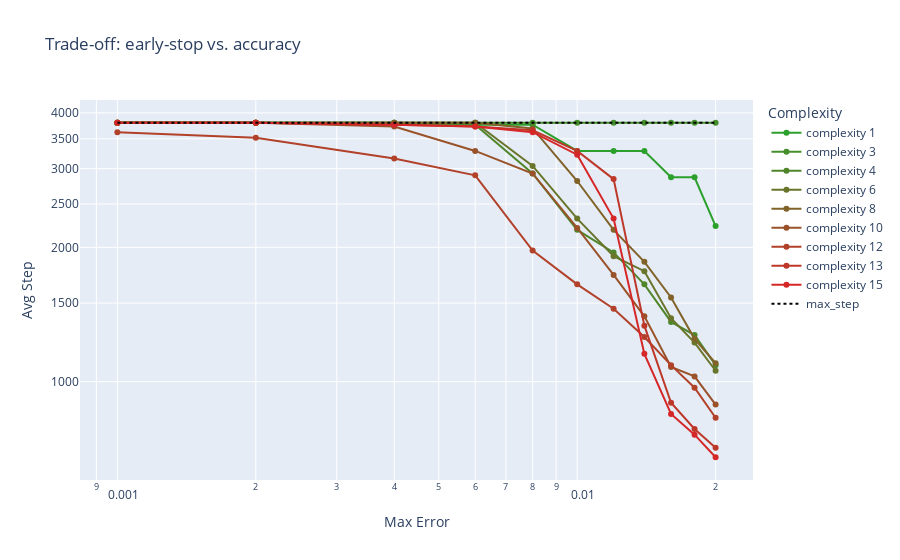

The cell this chart's notebook holds for it:
### Code cell
global_pareto = update_global_pareto_with_tradeoff_curve(global_pareto)
plot_tradeoff_curve(global_pareto)

### Figure 1 — Plotly figure (JSON) as saved in the notebook; plotly's stock layout.template omitted (floating-point values rounded to 4 significant figures)
{"data": [{"line": {"color": "#2ca02c"}, "mode": "lines+markers", "name": "complexity 1", "type": "scatter", "x": [0.001, 0.002, 0.004, 0.006, 0.008, 0.01, 0.012, 0.014, 0.016, 0.018, 0.02], "y": [3802.0, 3802.0, 3765.0, 3765.0, 3765.0, 3288.0, 3288.0, 3288.0, 2870.0, 2870.0, 2231.0]}, {"line": {"color": "#448f2b"}, "mode": "lines+markers", "name": "complexity 3", "type": "scatter", "x": [0.001, 0.002, 0.004, 0.006, 0.008, 0.01, 0.012, 0.014, 0.016, 0.018, 0.02], "y": [3802.0, 3802.0, 3802.0, 3802.0, 3802.0, 3802.0, 3802.0, 3802.0, 3802.0, 3802.0, 3802.0]}, {"line": {"color": "#50862b"}, "mode": "lines+markers", "name": "complexity 4", "type": "scatter", "x": [0.001, 0.002, 0.004, 0.006, 0.008, 0.01, 0.012, 0.014, 0.016, 0.018, 0.02], "y": [3802.0, 3802.0, 3802.0, 3765.0, 2927.0, 2188.0, 1948.0, 1652.0, 1361.0, 1272.0, 1089.0]}, {"line": {"color": "#69752b"}, "mode": "lines+markers", "name": "complexity 6", "type": "scatter", "x": [0.001, 0.002, 0.004, 0.006, 0.008, 0.01, 0.012, 0.014, 0.016, 0.018, 0.02], "y": [3802.0, 3802.0, 3802.0, 3802.0, 3042.0, 2319.0, 1911.0, 1768.0, 1388.0, 1223.0, 1058.0]}, {"line": {"color": "#81632a"}, "mode": "lines+markers", "name": "complexity 8", "type": "scatter", "x": [0.001, 0.002, 0.004, 0.006, 0.008, 0.01, 0.012, 0.014, 0.016, 0.018, 0.02], "y": [3802.0, 3802.0, 3802.0, 3802.0, 3693.0, 2815.0, 2188.0, 1856.0, 1544.0, 1247.0, 1100.0]}, {"line": {"color": "#995229"}, "mode": "lines+markers", "name": "complexity 10", "type": "scatter", "x": [0.001, 0.002, 0.004, 0.006, 0.008, 0.01, 0.012, 0.014, 0.016, 0.018, 0.02], "y": [3802.0, 3802.0, 3729.0, 3288.0, 2927.0, 2210.0, 1734.0, 1401.0, 1079.0, 1028.0, 888.5]}, {"line": {"color": "#b24129"}, "mode": "lines+markers", "name": "complexity 12", "type": "scatter", "x": [0.001, 0.002, 0.004, 0.006, 0.008, 0.01, 0.012, 0.014, 0.016, 0.018, 0.02], "y": [3622.0, 3519.0, 3163.0, 2898.0, 1967.0, 1652.0, 1457.0, 1259.0, 1089.0, 969.5, 830.2]}, {"line": {"color": "#be3829"}, "mode": "lines+markers", "name": "complexity 13", "type": "scatter", "x": [0.001, 0.002, 0.004, 0.006, 0.008, 0.01, 0.012, 0.014, 0.016, 0.018, 0.02], "y": [3802.0, 3802.0, 3765.0, 3729.0, 3657.0, 3288.0, 2843.0, 1335.0, 897.2, 783.3, 710.9]}, {"line": {"color": "#d62728"}, "mode": "lines+markers", "name": "complexity 15", "type": "scatter", "x": [0.001, 0.002, 0.004, 0.006, 0.008, 0.01, 0.012, 0.014, 0.016, 0.018, 0.02], "y": [3802.0, 3802.0, 3765.0, 3729.0, 3622.0, 3224.0, 2319.0, 1154.0, 846.5, 760.9, 677.3]}, {"line": {"color": "black", "dash": "dot", "width": 2}, "mode": "lines", "name": "max_step", "type": "scatter", "x": [0.001, 0.002, 0.004, 0.006, 0.008, 0.01, 0.012, 0.014, 0.016, 0.018, 0.02], "y": [3802.0, 3802.0, 3802.0, 3802.0, 3802.0, 3802.0, 3802.0, 3802.0, 3802.0, 3802.0, 3802.0]}], "layout": {"legend": {"title": {"text": "Complexity"}}, "title": {"text": "Trade-off: early-stop vs. accuracy"}, "xaxis": {"title": {"text": "Max Error"}, "type": "log"}, "yaxis": {"title": {"text": "Avg Step"}, "type": "log"}}}
